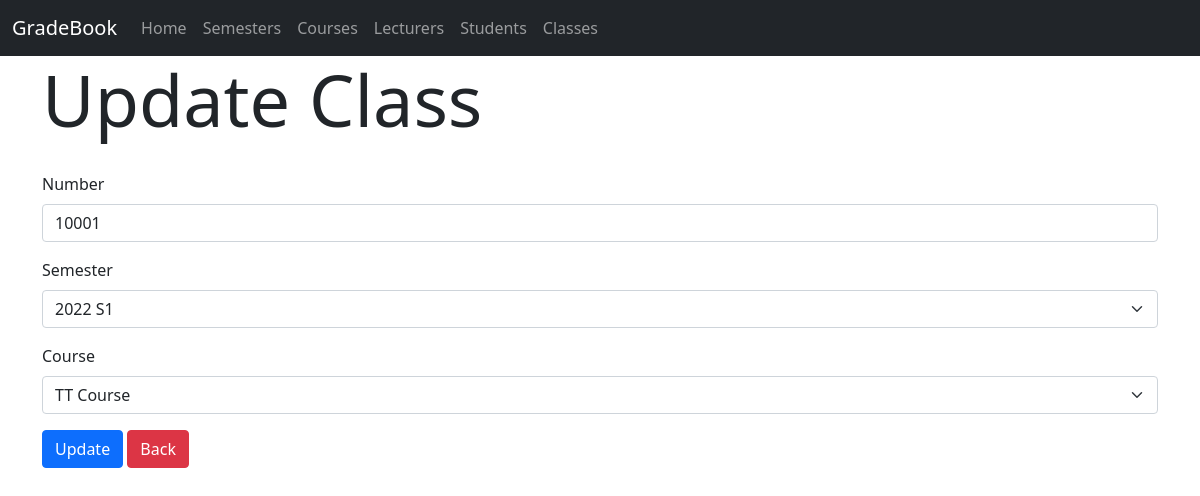
Page /classes/update/6 on the committed database.
### gradebook/models.py (models this page shows, shortened)
class Class(models.Model):
    number = models.PositiveIntegerField(null=False, blank=False)
    semester = models.ForeignKey(Semester, on_delete=models.CASCADE)
    course = models.ForeignKey(Course, on_delete=models.CASCADE)
    lecturer = models.ForeignKey(Lecturer, on_delete=models.CASCADE, blank=True, null=True)

class Semester(models.Model):
    SEMESTERS = [
        ('S1', 'S1'),
        ('S2', 'S2'),
        ('S3', 'S3'),
        ('S4', 'S4')
    ]
    year = models.PositiveIntegerField(validators=[MaxValueValidator(2200)], null=False, blank=False)
    semester = models.CharField(choices=SEMESTERS, max_length=2, default='S1')
    courses = models.ManyToManyField(Course, blank=True, null=True)
    def __str__(self):
        return str(self.year) + " " + str(self.semester)

### gradebook/views.py (the view)
# urls.py: path('classes/update/<int:pk>', UpdateClassView.as_view(), name='update_class'),
class UpdateClassView(UpdateView):
    model = Class
    form_class = ClassForm
    template_name = 'class/update_class.html'

### gradebook/forms.py
class ClassForm(forms.ModelForm):
    class Meta:
        model = Class
        fields = ('number', 'semester', 'course', 'lecturer')
        widgets = {
            'number': forms.NumberInput(attrs={'class': 'form-control'}),
            'semester': forms.Select(attrs={'class': 'form-select'}),
            'course': forms.Select(attrs={'class': 'form-select'}),
            'lecturer': forms.Select(attrs={'class': 'form-select'}),
        }

### gradebook/models.py (called while the page is built)
    def __str__(self):
        return self.name

### gradebook/templates/class/update_class.html (shortened to what this page needs)
{% extends "base.html" %}
{% block content %}
    <h1 class="display-2" style="margin-bottom: 30px">Update Class</h1>
    <form method="post">
        <div class="mb-3">
            <label for="number" class="form-label">Number</label>
            {{ form.number }}
        </div>
        <div class="mb-3">
            <label for="semester" class="form-label">Semester</label>
            {{ form.semester }}
        </div>
        <div class="mb-3">
            <label for="course" class="form-label">Course</label>
            {{ form.course }}
        </div>
        <button class="btn btn-primary" type="submit">Update</button>
        <a class="btn btn-danger" href="{% url 'list_classes' %}">Back</a>
    </form>
{% endblock %}

### rows in the picture
Class: number "10001", course "TT Course"
Semester: semester "2022 S1"
